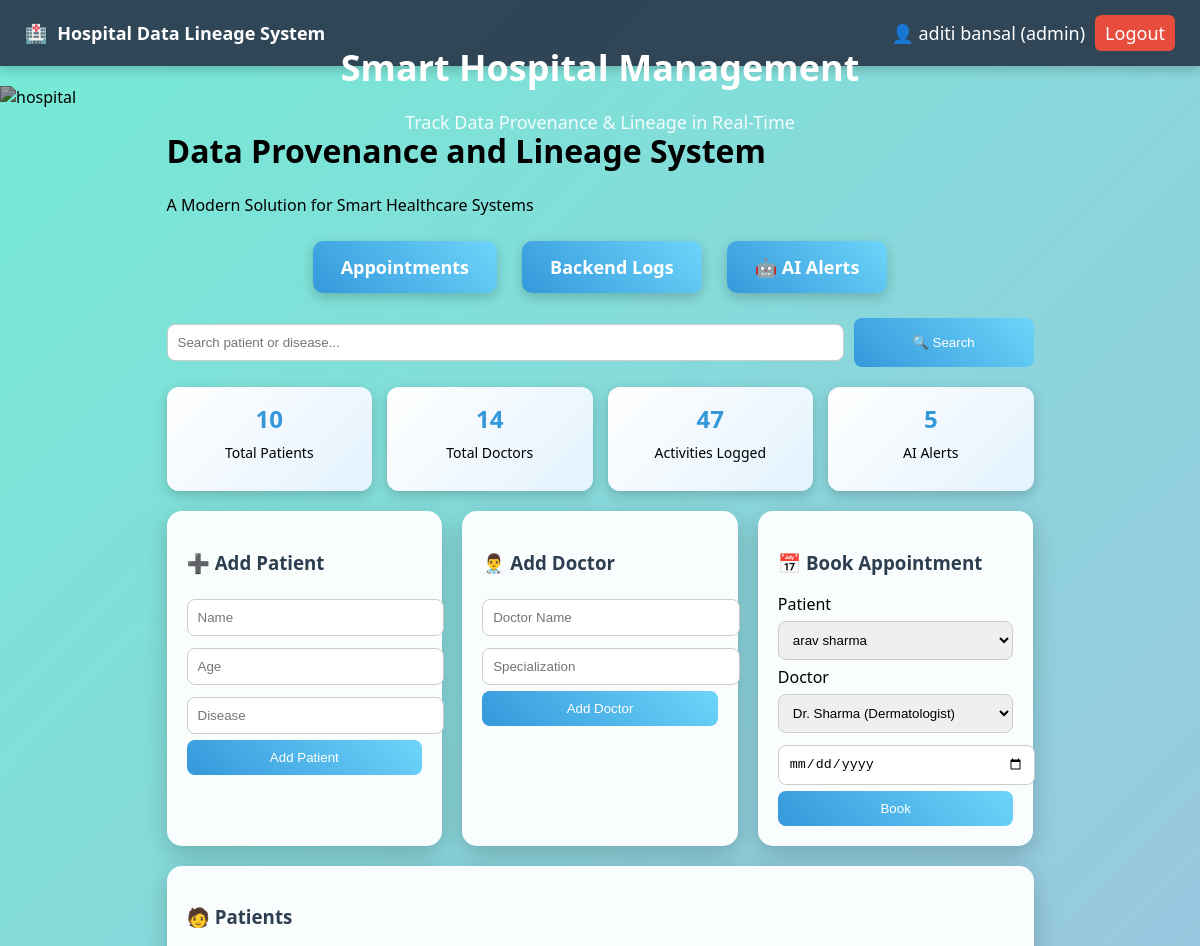
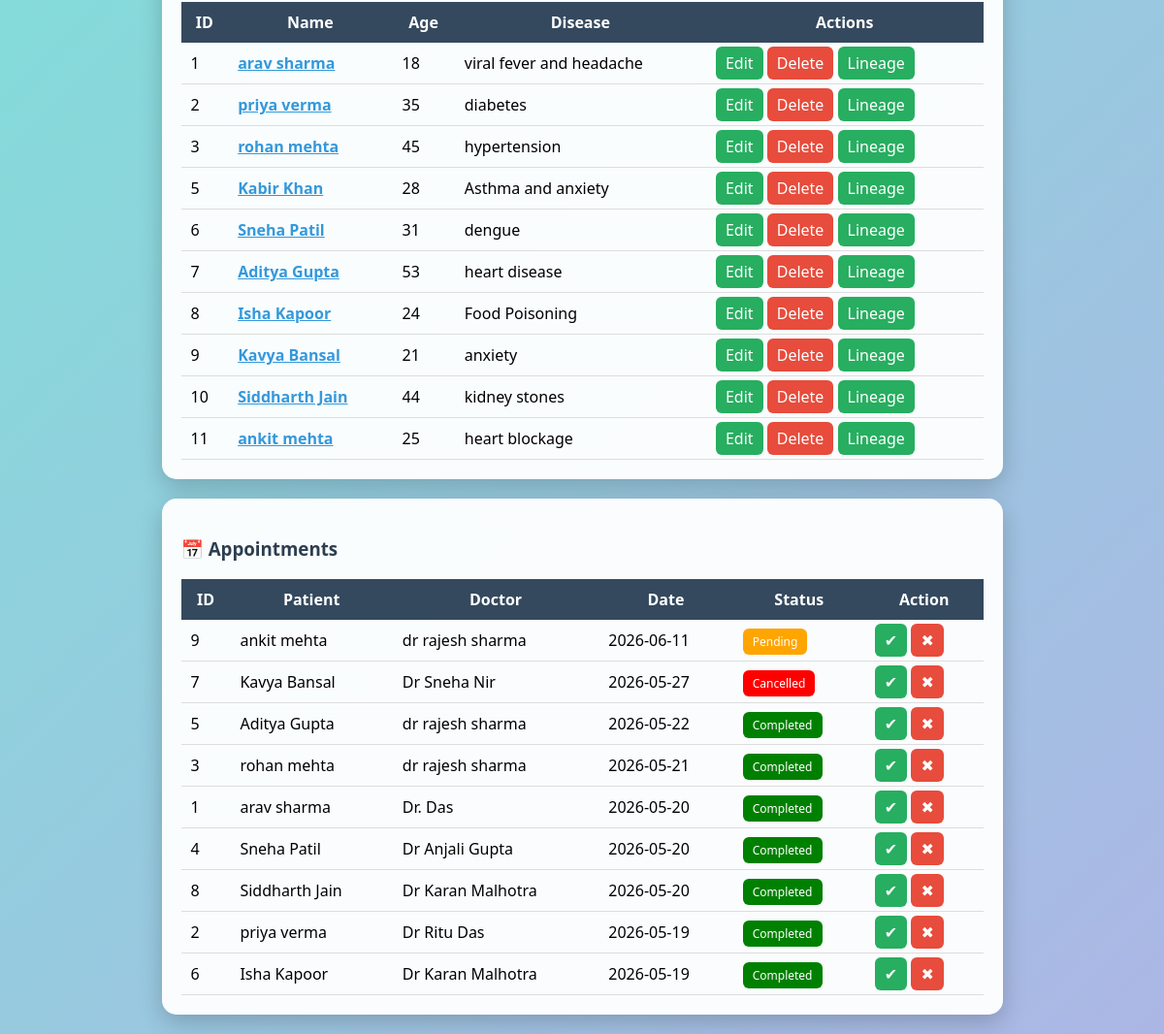
The app's page /dashboard (signed in) with its own data (2 pictures, top to bottom).
### tables this page shows
CREATE TABLE patients (
        id INTEGER PRIMARY KEY AUTOINCREMENT,
        name TEXT,
        age INTEGER,
        disease TEXT
    );

CREATE TABLE appointments (
        id INTEGER PRIMARY KEY AUTOINCREMENT,
        patient_id INTEGER,
        doctor_id INTEGER,
        date TEXT,
        status TEXT DEFAULT 'pending',
        FOREIGN KEY(patient_id) REFERENCES patients(id),
        FOREIGN KEY(doctor_id) REFERENCES doctors(id)
    );

CREATE TABLE doctors (
        id INTEGER PRIMARY KEY AUTOINCREMENT,
        name TEXT,
        specialization TEXT
    );

### app.py (the view)
@app.route('/dashboard')
@role_required(['admin','doctor','nurse','receptionist','user'])
def dashboard():
    if 'user' not in session:
        return redirect('/')
    conn = get_db()
    cur = conn.cursor()
    search = request.args.get('search', '')
    if search:
        cur.execute("SELECT * FROM patients WHERE name LIKE ? OR disease LIKE ?",
                    (f'%{search}%', f'%{search}%'))
    else:
        cur.execute("SELECT * FROM patients")
    patients = cur.fetchall()
    cur.execute("SELECT * FROM doctors")
    doctors = cur.fetchall()
    cur.execute("""
        SELECT a.id, p.name as patient, d.name as doctor, a.date, a.status
        FROM appointments a
        JOIN patients p ON a.patient_id = p.id
        JOIN doctors d ON a.doctor_id = d.id
        ORDER BY a.date DESC
    """)
    appointments = cur.fetchall()
    cur.execute("SELECT COUNT(*) as total FROM patients")
    total_patients = cur.fetchone()['total']
    cur.execute("SELECT COUNT(*) as total FROM doctors")
    total_doctors = cur.fetchone()['total']
    cur.execute("SELECT COUNT(*) as total FROM activity_log")
    total_activities = cur.fetchone()['total']
    cur.execute("SELECT COUNT(*) as total FROM anomaly_alerts")
    total_alerts = cur.fetchone()['total']
    return render_template('dashboard.html',
        patients=patients,
        doctors=doctors,
        appointments=appointments,
        total_patients=total_patients,
        total_doctors=total_doctors,
        total_activities=total_activities,
        total_alerts=total_alerts,
        search=search
    )

### app.py (called while the page is built)
def role_required(allowed_roles):
    def decorator(f):
        @wraps(f)
        def wrapper(*args, **kwargs):
            if 'user' not in session:
                return redirect('/')
            if session.get('role') not in allowed_roles:
                flash("⛔ Access Denied: You are not authorized")
                return redirect('/dashboard')
            return f(*args, **kwargs)
        return wrapper
    return decorator

### database.py (called while the page is built)
def get_db():
    conn = sqlite3.connect(DATABASE)
    conn.row_factory = sqlite3.Row
    conn.execute("PRAGMA foreign_keys = ON")
    return conn

### templates/dashboard.html
{% extends 'base.html' %}
{% block content %}
<div class="container">
<h1 class="main-title">Data Provenance and Lineage System</h1>
<p class="sub-title">A Modern Solution for Smart Healthcare Systems</p>
<div class="nav-buttons">
    <a href="/appointments">Appointments</a>
    <a href="/activity_logs">Backend Logs</a>
    <a href="/alerts">🤖 AI Alerts</a>
</div>
<form method="GET" action="/dashboard" class="search-form">
    <input
        type="text"
        name="search"
        placeholder="Search patient or disease..."
        value="{{search}}"
    >
    <button type="submit" class="search-btn">
        🔍 Search
    </button>
</form>
<div class="stats">
    <div class="stat-card">
        <h3>{{ total_patients }}</h3>
        <p>Total Patients</p>
    </div>
    <div class="stat-card">
        <h3>{{ total_doctors }}</h3>
        <p>Total Doctors</p>
    </div>
    <div class="stat-card">
        <h3>{{ total_activities }}</h3>
        <p>Activities Logged</p>
    </div>
    <div class="stat-card">
        <h3>{{ total_alerts }}</h3>
        <p>AI Alerts</p>
    </div>
</div>
<div class="grid">
    <div class="card">
        <h3>➕ Add Patient</h3>
        <form method="POST" action="/add">
            <input name="name" placeholder="Name" required>
            <input name="age" placeholder="Age" required>
            <input name="disease" placeholder="Disease" required>
            <button class="btn-primary">Add Patient</button>
        </form>
    </div>
    <div class="card">
        <h3>👨‍⚕️ Add Doctor</h3>
        <form method="POST" action="/add_doctor">
            <input name="name" placeholder="Doctor Name" required>
            <input name="specialization" placeholder="Specialization" required>
            <button class="btn-primary">Add Doctor</button>
        </form>
    </div>
    <div class="card">
        <h3>📅 Book Appointment</h3>
        <form method="POST" action="/add_appointment">
            <label>Patient</label>
            <select name="patient_id">
                {% for p in patients %}
                    <option value="{{p.id}}">{{p.name}}</option>
                {% endfor %}
            </select>
            <label>Doctor</label>
            <select name="doctor_id">
                {% for d in doctors %}
                    <option value="{{d.id}}">{{d.name}} ({{d.specialization}})</option>
                {% endfor %}
            </select>
            <input type="date" name="date" required>
            <button class="btn-primary">Book</button>
        </form>
    </div>
</div>
<div class="card">
<h3>🧑 Patients</h3>
<table>
<tr>
<th>ID</th><th>Name</th><th>Age</th><th>Disease</th><th>Actions</th>
</tr>
{% for p in patients %}
<tr>
<td>{{p.id}}</td>
<td>
    <a href="/patient/{{p.id}}" style="font-weight:bold; color:#3498db;">
        {{p.name}}
    </a>
</td>
<td>{{p.age}}</td>
<td>{{p.disease}}</td>
<td>
<a class="btn" href="/update/{{p.id}}">Edit</a>
{% if session['role'] == 'admin' %}
<a class="btn-danger" href="/delete/{{p.id}}">Delete</a>
{% endif %}
<a class="btn" href="/lineage/{{p.id}}">Lineage</a>
</td>
</tr>
{% endfor %}
</table>
</div>
<div class="card">
<h3>📅 Appointments</h3>
<table>
<tr>
<th>ID</th>
<th>Patient</th>
<th>Doctor</th>
<th>Date</th>
<th>Status</th>
<th>Action</th>
</tr>
{% for a in appointments %}
<tr>
<td>{{a.id}}</td>
<td>{{a.patient}}</td>
<td>{{a.doctor}}</td>
<td>{{a.date}}</td>
<td>
    {% if a.status == 'pending' %}
        <span class="badge" style="background:orange;">Pending</span>
    {% elif a.status == 'completed' %}
        <span class="badge" style="background:green;">Completed</span>
    {% else %}
        <span class="badge" style="background:red;">Cancelled</span>
    {% endif %}
</td>
<td>
<a class="btn" href="/update_status/{{a.id}}/completed">✔</a>
<a class="btn-danger" href="/update_status/{{a.id}}/cancelled">✖</a>
</td>
</tr>
{% endfor %}
</table>
</div>
{% endblock %}

### static/style.css (style rules this page uses)
body { margin: 0; font-family: 'Segoe UI', sans-serif; background: linear-gradient(135deg, #74ebd5, #ACB6E5); }
.container { width: 85%; margin: 20px auto; }
.card { background: rgba(255, 255, 255, 0.95); padding: 20px; margin-bottom: 20px; border-radius: 15px; backdrop-filter: blur(10px); box-shadow: 0 8px 25px rgba(0,0,0,0.2); transition: 0.3s; }
h2, h3 { color: #2c3e50; }
input, select { width: 100%; padding: 10px; margin: 6px 0; border-radius: 8px; border: 1px solid #ccc; transition: 0.3s; }
button, .btn-primary { background: linear-gradient(45deg, #3498db, #6dd5fa); color: white; padding: 10px; border: none; border-radius: 8px; cursor: pointer; width: 100%; transition: 0.3s; }
.btn { background: #27ae60; color: white; padding: 6px 10px; border-radius: 6px; text-decoration: none; transition: 0.3s; }
.btn-danger { background: #e74c3c; color: white; padding: 6px 10px; border-radius: 6px; text-decoration: none; transition: 0.3s; }
table { width: 100%; border-collapse: collapse; }
th { background: #34495e; color: white; padding: 10px; }
td { padding: 10px; border-bottom: 1px solid #ddd; }
.grid { display: grid; grid-template-columns: repeat(auto-fit, minmax(250px, 1fr)); gap: 20px; }
.stats { display: grid; grid-template-columns: repeat(4, 1fr); gap: 15px; margin-bottom: 20px; }
.stat-card { background: linear-gradient(135deg, #ffffff, #e3f2fd); padding: 15px; border-radius: 12px; text-align: center; box-shadow: 0 4px 12px rgba(0,0,0,0.2); }
.stat-card h3 { font-size: 24px; color: #3498db; margin: 0; }
.stat-card p { margin-top: 8px; font-size: 14px; }
.badge { padding: 5px 10px; border-radius: 6px; color: white; font-size: 12px; }
.nav-buttons { display: flex; justify-content: center; gap: 25px; margin: 25px 0; }
.nav-buttons a { background: linear-gradient(45deg, #3498db, #6dd5fa); color: white; text-decoration: none; padding: 14px 28px; border-radius: 10px; font-size: 18px; font-weight: bold; transition: 0.3s; box-shadow: 0 4px 12px rgba(0,0,0,0.2); }
.search-form { display: flex; gap: 10px; margin-bottom: 20px; }
.search-form input { flex: 1; }
.search-btn { width: 180px; }

### records on screen
patients: id "1", name "arav sharma", age "18", disease "viral fever and headache"
patients: id "2", name "priya verma", age "35", disease "diabetes"
patients: id "3", name "rohan mehta", age "45", disease "hypertension"
patients: id "5", name "Kabir Khan", age "28", disease "Asthma and anxiety"
patients: id "6", name "Sneha Patil", age "31", disease "dengue"
patients: id "7", name "Aditya Gupta", age "53", disease "heart disease"
patients: id "8", name "Isha Kapoor", age "24", disease "Food Poisoning"
patients: id "9", name "Kavya Bansal", age "21", disease "anxiety"
patients: id "10", name "Siddharth Jain", age "44", disease "kidney stones"
patients: id "11", name "ankit mehta", age "25", disease "heart blockage"
appointments: id "9", patient "ankit mehta", doctor "dr rajesh sharma", date "2026-06-11", status "Pending"
appointments: id "7", patient "Kavya Bansal", doctor "Dr Sneha Nir", date "2026-05-27", status "Cancelled"
appointments: id "5", patient "Aditya Gupta", doctor "dr rajesh sharma", date "2026-05-22", status "Completed"
appointments: id "3", patient "rohan mehta", doctor "dr rajesh sharma", date "2026-05-21", status "Completed"
appointments: id "1", patient "arav sharma", doctor "Dr. Das", date "2026-05-20", status "Completed"
appointments: id "4", patient "Sneha Patil", doctor "Dr Anjali Gupta", date "2026-05-20", status "Completed"
appointments: id "8", patient "Siddharth Jain", doctor "Dr Karan Malhotra", date "2026-05-20", status "Completed"
appointments: id "2", patient "priya verma", doctor "Dr Ritu Das", date "2026-05-19", status "Completed"
appointments: id "6", patient "Isha Kapoor", doctor "Dr Karan Malhotra", date "2026-05-19", status "Completed"

### other values on screen
{{ session.user }} "aditi bansal"
{{ session.role }} "admin"
{{ total_patients }} "10"
{{ total_doctors }} "14"
{{ total_activities }} "47"
{{ total_alerts }} "5"
form field patient_id "arav sharma"
form field doctor_id "Dr. Sharma (Dermatologist)"
